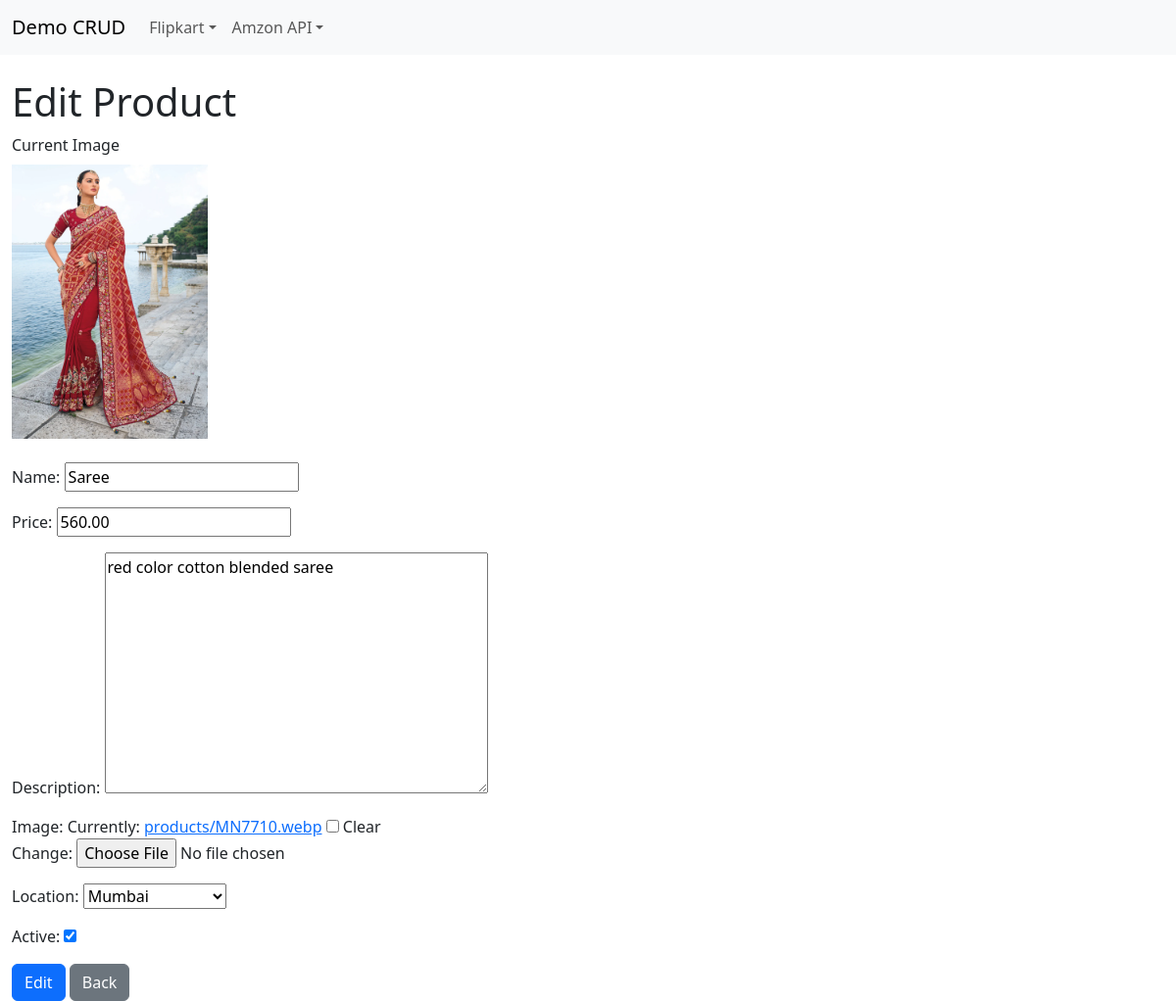
The app's page /flipkart/web/products/2/edit/ with its own data.
### flipkart/models.py (models this page shows, shortened)
class Product(models.Model):
    name = models.CharField(max_length=255)
    active = models.BooleanField(default=True)
    image = models.ImageField(upload_to='products/', blank=True, null=True)
    price = models.DecimalField(max_digits=10, decimal_places=2)
    location = models.ForeignKey('City', on_delete=models.SET_NULL, null=True, blank=True)
    description = models.TextField()

### flipkart/views.py (the view)
# urls.py: path('web/products/<int:pk>/edit/', views.product_edit_web, name='flipkart-product-edit-web'),
def product_edit_web(request, pk):
	product = Product.objects.get(id=pk)
	if request.method == 'POST':
		form = ProductForm(request.POST, request.FILES, instance=product)
		if form.is_valid():
			form.save()
			return redirect('flipkart-product-list-web')
	else:
		form = ProductForm(instance=product)
	return render(request, 'flipkart/product_form.html', {'form': form, 'action': 'Edit'})

### flipkart/forms.py
class ProductForm(forms.ModelForm):
    class Meta:
        model = Product
        fields = ['name', 'price', 'description', 'image', 'location', 'active']

### flipkart/models.py (called while the page is built)
    def __str__(self):
        return self.city

### flipkart/templates/flipkart/product_form.html (shortened to what this page needs)
{% extends 'base.html' %}
{% block content %}
<h1>{{ action }} Product</h1>
<form method="post" enctype="multipart/form-data">
    {% if form.instance and form.instance.image %}
        <div class="mb-3">
            <label class="form-label">Current Image</label>
            <div>
                <img src="{{ form.instance.image.url }}" alt="{{ form.instance.name }}" style="max-width:200px; height:auto;" class="mb-2" />
            </div>
        </div>
    {% endif %}
    {{ form.as_p }}
    <button class="btn btn-primary" type="submit">{{ action }}</button>
    <a class="btn btn-secondary" href="{% url 'flipkart-product-list-web' %}">Back</a>
</form>
{% endblock %}

### records on screen
Product: instance.image (picture), name "Saree", price "560.00", description "red color cotton blended saree", location "Mumbai", active "☑"

### other values on screen
{{ action }} "Edit"
